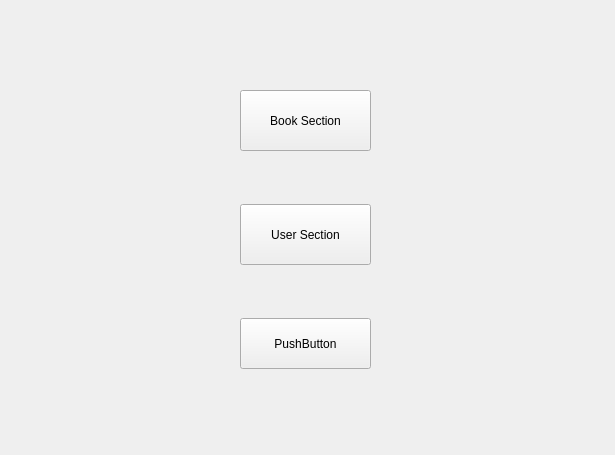
<?xml version="1.0" encoding="UTF-8"?>
<ui version="4.0">
 <class>librarian</class>
 <widget class="QWidget" name="librarian">
  <property name="geometry">
   <rect>
    <x>0</x>
    <y>0</y>
    <width>615</width>
    <height>455</height>
   </rect>
  </property>
  <property name="windowTitle">
   <string>Form</string>
  </property>
  <widget class="QPushButton" name="pushButton_3">
   <property name="geometry">
    <rect>
     <x>240</x>
     <y>318</y>
     <width>131</width>
     <height>51</height>
    </rect>
   </property>
   <property name="text">
    <string>PushButton</string>
   </property>
  </widget>
  <widget class="QPushButton" name="User_section">
   <property name="geometry">
    <rect>
     <x>240</x>
     <y>204</y>
     <width>131</width>
     <height>61</height>
    </rect>
   </property>
   <property name="text">
    <string>User Section</string>
   </property>
  </widget>
  <widget class="QPushButton" name="Book_section">
   <property name="geometry">
    <rect>
     <x>240</x>
     <y>90</y>
     <width>131</width>
     <height>61</height>
    </rect>
   </property>
   <property name="text">
    <string>Book Section</string>
   </property>
  </widget>
 </widget>
 <resources/>
 <connections/>
</ui>
